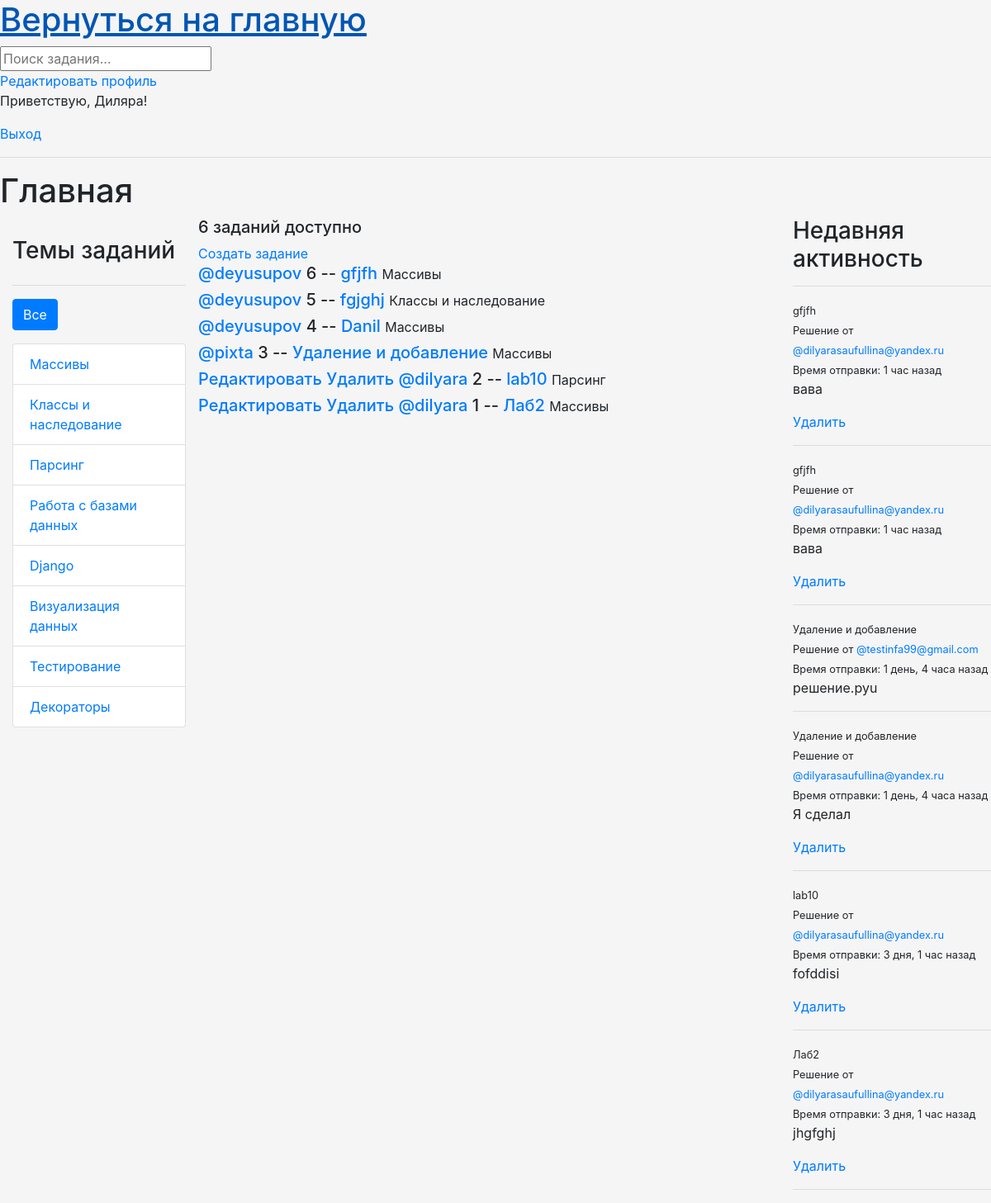
/ (signed in), run on the app's committed database.
### base/models.py (models this page shows, shortened)
class User(AbstractUser):
    name = models.CharField(max_length=200, null=True)
    email = models.EmailField(unique=True, null=True)
    bio = models.TextField(null=True)
    ROLE_CHOICES = [
        ('admin', 'Admin'),
        ('user', 'User'),
    ]
    role = models.CharField(max_length=5, choices=ROLE_CHOICES, default='user')
    avatar = models.ImageField(null=True, default='avatar.svg')
    USERNAME_FIELD = 'email'
    REQUIRED_FIELDS = []

class Topic(models.Model):
    name = models.CharField(max_length = 200)

class Task(models.Model):
    host = models.ForeignKey(User, on_delete = models.SET_NULL, null = True)
    topic = models.ForeignKey(Topic, on_delete = models.SET_NULL, null = True)
    name = models.CharField(max_length = 200)
    description = models.TextField(null = True, blank = True)
    participants = models.ManyToManyField(User, related_name = 'participants', blank = True)
    updated = models.DateTimeField(auto_now = True)
    created = models.DateTimeField(auto_now_add = True)
    class Meta:
        ordering=['-updated','-created']
    def __str__(self):
        return self.name

class Message(models.Model):
    user = models.ForeignKey(User, on_delete=models.CASCADE)
    task = models.ForeignKey(Task, on_delete=models.CASCADE)
    body = models.TextField()
    attachment = models.FileField(upload_to='message_files/', null=True, blank=True)
    updated = models.DateTimeField(auto_now=True)
    created = models.DateTimeField(auto_now_add=True)
    class Meta:
        ordering = ['-updated','-created']
    def __str__(self):
        return self.body[0:50]

### base/views.py (the view)
# urls.py: path('', views.home, name="home"),
@login_required(login_url='login')
def home(request):
    if request.user.role == 'user':
        q = request.GET.get('q') if request.GET.get('q') else ''
        tasks = Task.objects.filter(
            Q(topic__name__icontains=q) |
            Q(name__icontains=q) |
            Q(description__icontains=q)
        )
        topics = Topic.objects.all()
        task_count = tasks.count()
        task_messages = Message.objects.all().filter(Q(task__topic__name__icontains=q))
        context = {'tasks': tasks, 'topics': topics, 'task_count': task_count, 'task_messages': task_messages}
        return render(request, 'base/home_user.html', context)
    elif request.user.role == 'admin':
        q = request.GET.get('q') if request.GET.get('q') else ''
        tasks = Task.objects.filter(
            Q(topic__name__icontains=q) |
            Q(name__icontains=q) |
            Q(description__icontains=q)
        )
        topics = Topic.objects.all()
        task_count = tasks.count()
        task_messages = Message.objects.all().filter(Q(task__topic__name__icontains=q))
        context = {'tasks': tasks, 'topics': topics, 'task_count': task_count, 'task_messages': task_messages}
        return render(request, 'base/home.html', context)
    else:
        return redirect('login')

### base/templates/base/home.html (shortened to what this page needs)
{% extends 'main.html' %}
{%block content %}
<h1>Главная</h1>
<div class="home-container">
    <div>
       {% include 'base/topics_component.html' %}
    </div>
    <div>
        <h5>{{task_count}} заданий доступно</h5>
        <a href="{% url 'create-task' %}">Создать задание</a>
        <div>
            {% include 'base/feed_component.html' %}
        </div>
    </div>
    <div>
        {% include 'base/activity_component.html' %}
    </div>
</div>
{% endblock content %}

### templates/navbar.html
<a href="/">
    <h1>Вернуться на главную</h1>
</a>
<form method="GET" action="{%url 'home' %}">
    <input type="text" name="q" placeholder="Поиск задания..."/>
</form>
<a href="{% url 'update-user' %}">Редактировать профиль</a>
{% if request.user.is_authenticated %}
<p>Приветствую, {{request.user.name}}!</p>
<a href="{% url 'logout' %}">Выход</a>
{% else %}
<a href="{% url 'login' %}">Вход</a>
{% endif %}

### base/templates/base/topics_component.html
<div class="container mt-4">
    <h3 class="mb-4">Темы заданий</h3>
    <hr>
    <div class="d-flex justify-content-between mb-3">
        <a href="{% url 'home' %}" class="btn btn-primary">Все</a>
    </div>
    <ul class="list-group">
        {% for topic in topics %}
          <li class="list-group-item {% if topic.name == selected_topic %}active{% endif %}">
            <a href="{% url 'home' %}?q={{ topic.name }}" class="stretched-link">
              {{ topic.name }}
            </a>
          </li>
        {% endfor %}
      </ul>
</div>

### base/templates/base/feed_component.html
{% for task in tasks %}
<div>
  <h5>
    {% if request.user == task.host %}
    <a href="{% url 'update-task' task.id %}">Редактировать</a>
    <a href="{% url 'delete-task' task.id %}">Удалить</a>
    {% endif %}
    <a href="{% url 'user-profile' task.host.id %}"> @{{task.host.username}}</a>
    {{task.id}} -- <a href="{% url 'task' task.id %}"> {{task.name}}</a>
    <small>{{task.topic.name}}</small>
  </h5>
</div>
{% endfor %}

### base/templates/base/activity_component.html (shortened to what this page needs)
<h3>Недавняя активность</h3>
<hr>
{% if task_messages %}
    {% for message in task_messages %}
        <div>
            <small >{{message.task}}</small>
            <small>Решение от <a href="{% url 'user-profile' message.user.id %}">@{{message.user}}</a></small>
            <small >Время отправки: {{message.created|timesince}} назад</small>
            <p>{{message}}</p>
            {% if request.user == message.user %}
            <a href="{% url 'delete-message' message.id %}">Удалить</a>
            {% endif %}
            <hr>
        </div>
    {% endfor %}
{% else %}
    <p>Никто ничего не выложил</p>
{% endif %}

### static/styles/main.css (style rules this page uses)
.body { background-color: whitesmoke; }

### base/templates/base/home.html (style rules this page uses)
.home-container { display: grid; grid-template-columns: 1fr 3fr 1fr; }

### data on the page
User: user.name "Диляра"
Topic: name "Массивы"
Topic: name "Классы и наследование"
Topic: name "Парсинг"
Topic: name "Работа с базами данных"
Topic: name "Django"
Topic: name "Визуализация данных"
Topic: name "Тестирование"
Topic: name "Декораторы"
Task: host.username "deyusupov", id "6", name "gfjfh", topic.name "Массивы"
Task: host.username "deyusupov", id "5", name "fgjghj", topic.name "Классы и наследование"
Task: host.username "deyusupov", id "4", name "Danil", topic.name "Массивы"
Task: host.username "pixta", id "3", name "Удаление и добавление", topic.name "Массивы"
Task: shows "Редактировать", host.username "dilyara", id "2", name "lab10", topic.name "Парсинг"
Task: shows "Редактировать", host.username "dilyara", id "1", name "Лаб2", topic.name "Массивы"
Message: task "gfjfh", user "dilyarasaufullina@yandex.ru", created "1 час", body "вава", shows "Удалить"
Message: task "gfjfh", user "dilyarasaufullina@yandex.ru", created "1 час", body "вава", shows "Удалить"
Message: task "Удаление и добавление", user "testinfa99@gmail.com", created "1 день, 4 часа", body "решение.pyu"
Message: task "Удаление и добавление", user "dilyarasaufullina@yandex.ru", created "1 день, 4 часа", body "Я сделал", shows "Удалить"
Message: task "lab10", user "dilyarasaufullina@yandex.ru", created "3 дня, 1 час", body "fofddisi", shows "Удалить"
Message: task "Лаб2", user "dilyarasaufullina@yandex.ru", created "3 дня, 1 час", body "jhgfghj", shows "Удалить"

### other printed values
{{ task_count }} "6"
